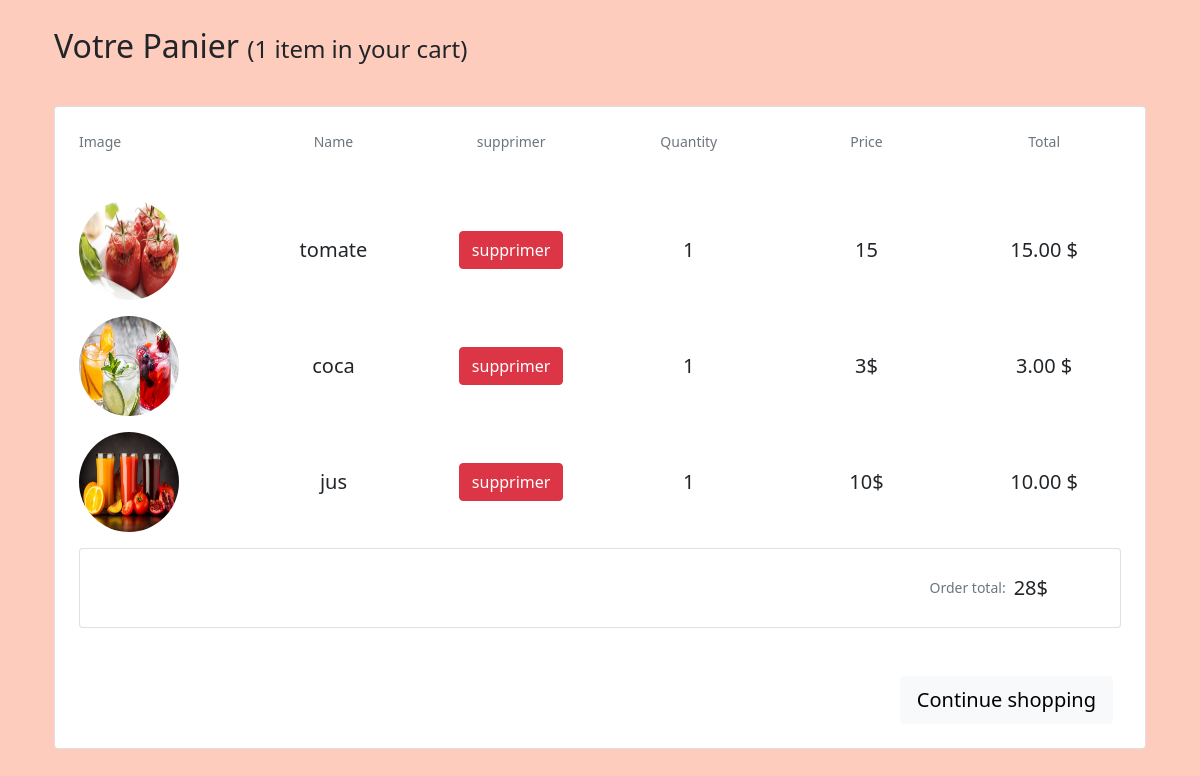
Page /panier.php on the committed database.
### tables this page shows
CREATE TABLE `cart` (
  `id` int(100) NOT NULL,
  `user_id` int(100) NOT NULL,
  `name` varchar(100) NOT NULL,
  `price` varchar(100) NOT NULL,
  `image` varchar(100) NOT NULL,
  `quantity` int(100) NOT NULL
);

### panier.php (the view, shortened to what this page needs)
<?php
$grand_total = 0;
?>
<!DOCTYPE html>
<html lang="en">
<head>
    <link href="https://cdn.jsdelivr.net/npm/bootstrap@5.3.0-alpha1/dist/css/bootstrap.min.css" rel="stylesheet">
</head>
<body>
<!DOCTYPE html>
<html lang="en">
<head>
    <link rel="stylesheet" href="https://cdnjs.cloudflare.com/ajax/libs/twitter-bootstrap/5.1.3/css/bootstrap.min.css">
</head>
<body>
<section class="vh-100" style="background-color: #fdccbc;">
    <div class="container h-100">
        <div class="row d-flex justify-content-center align-items-center h-100">
            <div class="col">
               <p style="text-align:centre;" ><span class="h2" >Votre Panier </span><span class="h4">(1 item in your cart)</span></p><br>
                <div class="card mb-4">
                    <div class="card-body p-4">
                        <div class="row align-items-center mb-3">
                            <div class="col-md-2">
                                <p class="small text-muted mb-4 pb-2">Image</p>
                            </div>
                            <div class="col-md-2 d-flex justify-content-center">
                                <div>
                                    <p class="small text-muted mb-4 pb-2">Name</p>
                                </div>
                            </div>
                            <div class="col-md-2 d-flex justify-content-center">
                                <div>
                                    <p class="small text-muted mb-4 pb-2">supprimer</p>
                                </div>
                            </div>
                            <div class="col-md-2 d-flex justify-content-center">
                                <div>
                                    <p class="small text-muted mb-4 pb-2">Quantity</p>
                                </div>
                            </div>
                            <div class="col-md-2 d-flex justify-content-center">
                                <div>
                                    <p class="small text-muted mb-4 pb-2">Price</p>
                                </div>
                            </div>
                            <div class="col-md-2 d-flex justify-content-center">
                                <div>
                                    <p class="small text-muted mb-4 pb-2">Total</p>
                                </div>
                            </div>
                        </div>
                        <?php
                        include('connect.php');
                        $resultat = mysqli_query($conn, 'SELECT * FROM cart');
                        ?>
                        <?php
                        foreach ($resultat as $row){
                            $price = floatval($row['price']);
                            $quantity = intval($row['quantity']);
                            $sub_total = $price * $quantity;?>
                            <div class="row align-items-center mb-3">
                                <div class="col-md-2">
                                <img src="<?php echo $row['image']; ?>" class="card-img-top" style="border-radius:50%;height: 100px; width: 100px">                            </div>
                                <div class="col-md-2 d-flex justify-content-center">
                                    <div>
                                        <p class="lead fw-normal mb-0"><?php echo $row['name']; ?></p>
                                    </div>
                                </div>
                                <div class="col-md-2 d-flex justify-content-center">
                                    <div>
                                    <a href="panier.php?remove=<?php echo $row['id']; ?>" class="btn btn-danger" onclick="return confirm('vous voules vraiment supprimer cette produit');"> supprimer</a>
                                    </div>
                                </div>
                                <div class="col-md-2 d-flex justify-content-center">
                                    <div>
                                        <p class="lead fw-normal mb-0"><?php echo $row['quantity']; ?></p>
                                    </div>
                                </div>
                                <div class="col-md-2 d-flex justify-content-center">
                                    <div>
                                        <p class="lead fw-normal mb-0"><?php echo $row['price']; ?></p>
                                    </div>
                                </div>
                                <div class="col-md-2 d-flex justify-content-center">
                                    <div>
                                        <p class="lead fw-normal mb-0"><?php echo number_format($sub_total, 2) . " $"; ?></p>
                                    </div>
                                    </div>
                                </div>
                                <?php
         $grand_total += $sub_total;
      ?>
                                <?php } ?>
<div class="card mb-5">
              <div class="card-body p-4">
                <div class="float-end">
                  <p class="mb-0 me-5 d-flex align-items-center">
                    <span class="small text-muted me-2">Order total:</span> <span class="lead fw-normal"><?php echo $grand_total; ?>$</span>
                  </p>
                </div>
              </div>
            </div>
            <div class="d-flex justify-content-end">
          <button type="button" class="btn btn-light btn-lg me-2"><a href="index.php" style="text-decoration:none;color:black;"> Continue shopping</a></button>
    </div>
        </div>
    </div>
  </div>
</section>
            </body>
            </html>

### rows in the picture
cart: image (picture), name "tomate", quantity "1", price "15", sub_total "15.00"
cart: image (picture), name "coca", quantity "1", price "3$", sub_total "3.00"
cart: image (picture), name "jus", quantity "1", price "10$", sub_total "10.00"

### other values in the picture
$grand_total "28"
